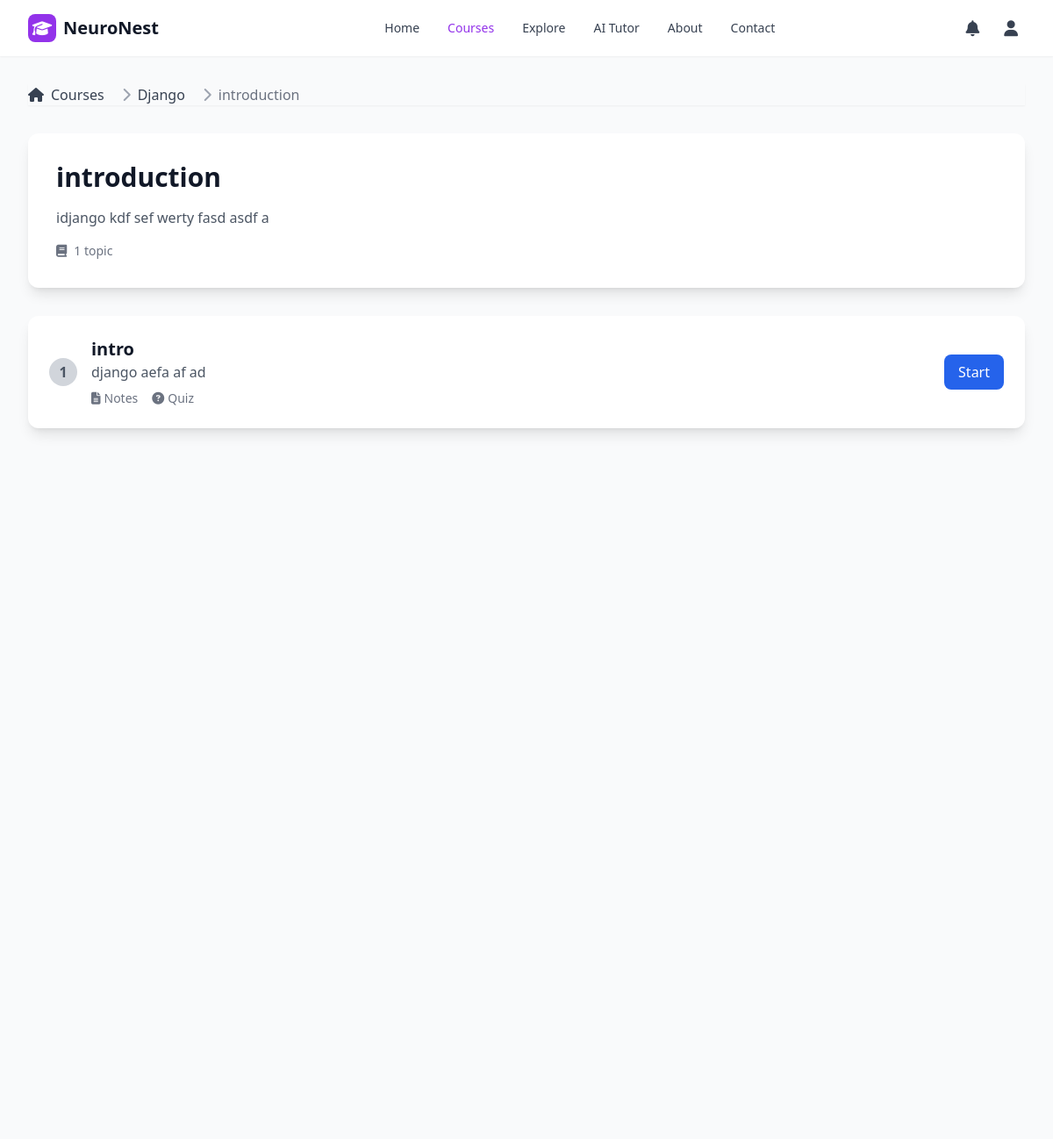
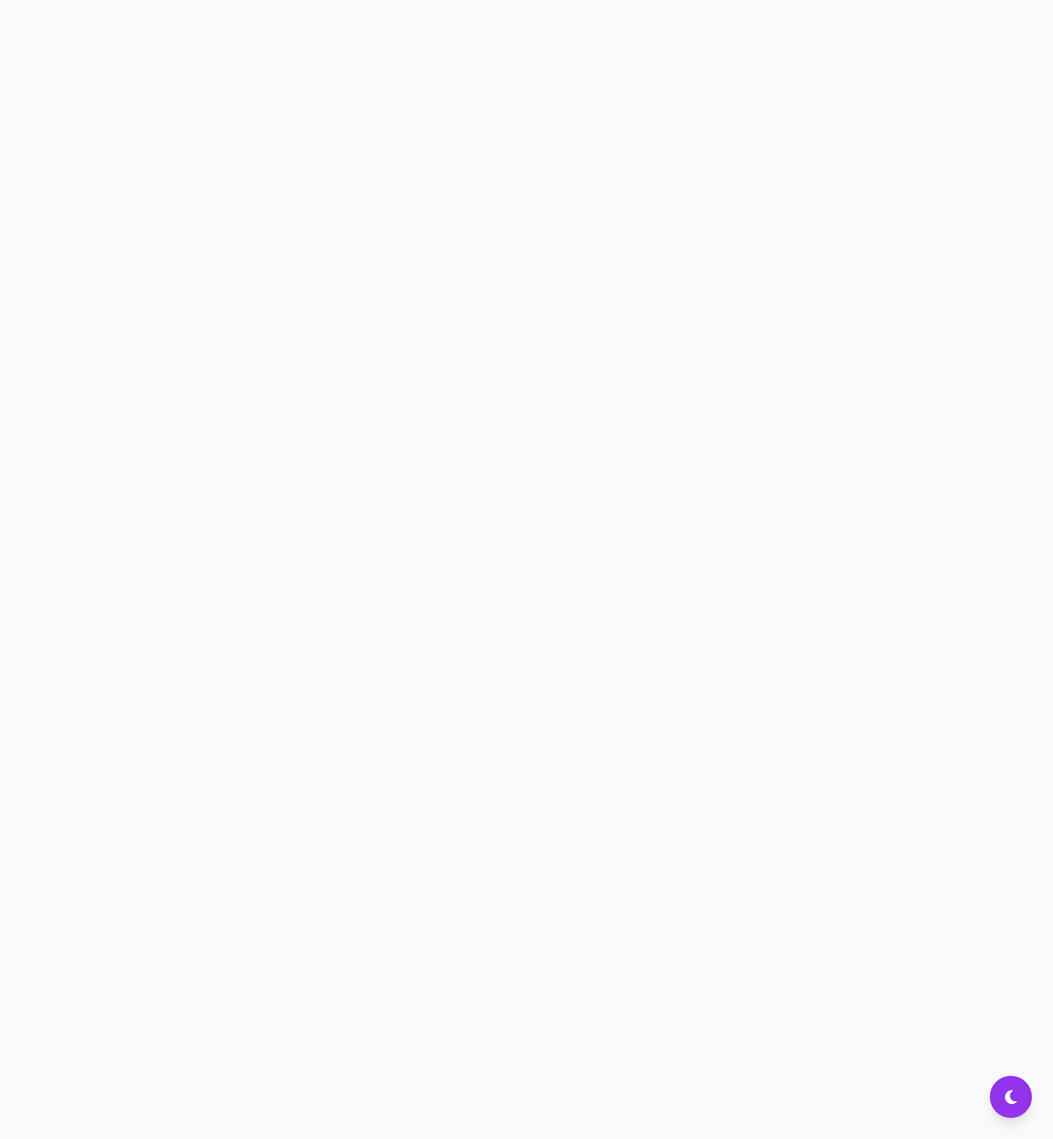
Screenshot of /courses/chapters/12/ (signed in) with the database file from the repository (2 pictures, top to bottom).
### courses/models.py (models this page shows, shortened)
class Chapter(models.Model):
    course = models.ForeignKey('Course', on_delete=models.CASCADE, related_name='chapters')
    title = models.CharField(max_length=255)
    description = models.TextField(blank=True)
    order = models.PositiveIntegerField(default=0)
    created_at = models.DateTimeField(auto_now_add=True)
    class Meta:
        ordering = ['order', 'created_at']

class Course(models.Model):
    CATEGORY_CHOICES = [
        ('programming', 'Programming'),
        ('design', 'Design'),
        ('business', 'Business'),
        ('data_science', 'Data Science'),
        ('marketing', 'Marketing'),
        ('photography', 'Photography'),
        ('music', 'Music'),
        ('language', 'Language'),
        ('health', 'Health & Fitness'),
        ('other', 'Other'),
    ]
    title = models.CharField(max_length=200)
    description = models.TextField(blank=True)
    instructor = models.ForeignKey(User, on_delete=models.CASCADE, limit_choices_to={'role': 'instructor'})
    category = models.CharField(max_length=50, choices=CATEGORY_CHOICES, default='other')
    created_at = models.DateTimeField(auto_now_add=True)

class Topic(models.Model):
    chapter = models.ForeignKey(Chapter, on_delete=models.CASCADE, related_name='topics')
    title = models.CharField(max_length=255)
    description = models.TextField(blank=True)
    order = models.PositiveIntegerField(default=0)
    youtube_video_url = models.URLField(blank=True, help_text="YouTube video URL")
    notes = models.TextField(blank=True, help_text="Topic notes and content")
    extra_info = models.TextField(blank=True, help_text="Additional information")
    created_at = models.DateTimeField(auto_now_add=True)
    class Meta:
        ordering = ['order', 'created_at']

### courses/views.py (the view)
# urls.py: path('chapters/<int:chapter_id>/', views.chapter_detail, name='chapter_detail'),
def chapter_detail(request, chapter_id):
    chapter = get_object_or_404(Chapter, id=chapter_id)
    is_enrolled = False
    is_instructor = request.user == chapter.course.instructor if request.user.is_authenticated else False
    if request.user.is_authenticated and request.user.role == 'student':
        is_enrolled = Enrollment.objects.filter(
            student=request.user,
            course=chapter.course
        ).exists()
    if not is_enrolled and not is_instructor:
        messages.error(request, 'You must be enrolled in this course to view chapters.')
        return redirect('courses:course_detail', course_id=chapter.course.id)
    topics = chapter.topics.all()
    completed_topics = []
    if request.user.is_authenticated and request.user.role == 'student':
        completed_topics = TopicCompletion.objects.filter(
            student=request.user,
            topic__in=topics
        ).values_list('topic_id', flat=True)
    context = {
        'chapter': chapter,
        'topics': topics,
        'completed_topics': completed_topics,
        'is_instructor': is_instructor,
        'is_enrolled': is_enrolled,
    }
    return render(request, 'courses/chapter/chapter_detail.html', context)

### courses/templates/courses/chapter/chapter_detail.html (shortened to what this page needs)
{% extends 'base/base.html' %}
{% block content %}
<div class="max-w-7xl mx-auto px-4 sm:px-6 lg:px-8 py-8">
    <nav class="flex mb-8" aria-label="Breadcrumb">
        <ol class="inline-flex items-center space-x-1 md:space-x-3">
            <li class="inline-flex items-center">
                <a href="{% url 'courses:course_list' %}" class="text-gray-700 hover:text-blue-600 dark:text-gray-300">
                    <i class="fas fa-home mr-2"></i>Courses
                </a>
            </li>
            <li>
                <div class="flex items-center">
                    <i class="fas fa-chevron-right text-gray-400 mx-2"></i>
                    <a href="{% url 'courses:course_detail' chapter.course.id %}"
                        class="text-gray-700 hover:text-blue-600 dark:text-gray-300">
                        {{ chapter.course.title }}
                    </a>
                </div>
            </li>
            <li aria-current="page">
                <div class="flex items-center">
                    <i class="fas fa-chevron-right text-gray-400 mx-2"></i>
                    <span class="text-gray-500 dark:text-gray-400">{{ chapter.title }}</span>
                </div>
            </li>
        </ol>
    </nav>
    <div class="bg-white dark:bg-gray-800 rounded-xl shadow-lg p-8 mb-8">
        <div class="flex justify-between items-start">
            <div>
                <h1 class="text-3xl font-bold text-gray-900 dark:text-white mb-4">{{ chapter.title }}</h1>
                <p class="text-gray-600 dark:text-gray-300 mb-4">{{ chapter.description }}</p>
                <div class="flex items-center text-sm text-gray-500 dark:text-gray-400">
                    <i class="fas fa-book mr-2"></i>
                    <span>{{ topics.count }} topic{{ topics.count|pluralize }}</span>
                </div>
            </div>
        </div>
    </div>
    <div class="space-y-6">
        {% for topic in topics %}
        <div class="bg-white dark:bg-gray-800 rounded-xl shadow-lg overflow-hidden">
            <div class="p-6">
                <div class="flex items-center justify-between">
                    <div class="flex items-center space-x-4">
                        {% if topic.id in completed_topics %}
                        <div class="w-8 h-8 bg-green-500 rounded-full flex items-center justify-center">
                            <i class="fas fa-check text-white"></i>
                        </div>
                        {% else %}
                        <div class="w-8 h-8 bg-gray-300 dark:bg-gray-600 rounded-full flex items-center justify-center">
                            <span class="text-gray-600 dark:text-gray-300 font-semibold">{{ topic.order }}</span>
                        </div>
                        {% endif %}
                        <div>
                            <h3 class="text-xl font-semibold text-gray-900 dark:text-white">{{ topic.title }}</h3>
                            <p class="text-gray-600 dark:text-gray-300">{{ topic.description|truncatewords:20 }}</p>
                            <div class="flex items-center space-x-4 mt-2 text-sm text-gray-500 dark:text-gray-400">
                                {% if topic.notes %}
                                <span><i class="fas fa-file-text mr-1"></i>Notes</span>
                                {% endif %}
                                {% if topic.quizzes.exists %}
                                <span><i class="fas fa-question-circle mr-1"></i>Quiz</span>
                                {% endif %}
                            </div>
                        </div>
                    </div>
                    <div class="flex items-center space-x-2">
                        <a href="{% url 'courses:topic_detail' topic.id %}"
                            class="bg-blue-600 text-white px-4 py-2 rounded-lg hover:bg-blue-700 transition-colors">
                            {% if topic.id in completed_topics %}
                            Review
                            {% else %}
                            Start
                            {% endif %}
                        </a>
                    </div>
                </div>
            </div>
        </div>
        {% endfor %}
    </div>
</div>
{% endblock %}

### elearning/static/elearning/css/custom.css (style rules this page uses)
.transition-colors { transition: background-color 0.2s ease, color 0.2s ease; }
* { scrollbar-width: thin; scrollbar-color: #9ca3af #f3f4f6; }
html { scroll-behavior: smooth; }

### elearning/templates/base/base.html (style rules this page uses)
nav { box-shadow: 0 1px 2px 0 rgba(0, 0, 0, 0.05); }
html { scroll-behavior: smooth; }

### rows the page displays
Chapter: course "Django", title "introduction", description "idjango kdf sef werty fasd asdf a"
Topic: order "1", title "intro", description "django aefa af ad", notes "Notes", shows "Quiz", shows "Start"

### other values shown
{{ topics.count }} "1"
